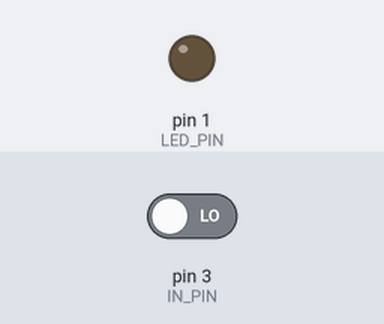
The sketch below on a simulated Arduino Uno, built with avr-gcc and run on an emulated ATmega328P. On the bench: output pins drawn as LEDs (lit = HIGH). Dashed ring = blinking. The inputs (shaded band) are chosen by the test bench; at power-on: pin 3 (IN_PIN) LOW.

Above: at 1.2 s.
1.3 s: pin 3 (IN_PIN) driven HIGH
At 1.51 s:
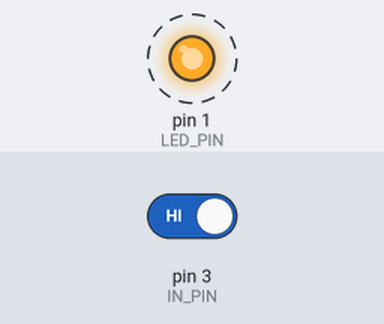
Timing chart, 0 to 4.3 s (numbered marks = the images above; inputs shaded):
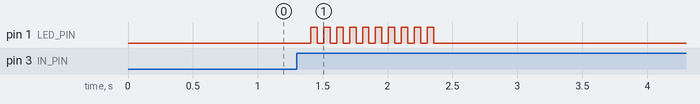

Measured:
- after the input at 1.3 s, pin 1 (LED_PIN): alternates HIGH for 0.05 s and LOW for 0.05 s, 20 changes in all, then stays LOW, starting after 0.11 s

The sketch:

infraredTinyOne.ino
```cpp
/**
    Infrared Action (Transmitter) - Mission Possible MK2
    Ward Melville HS Science Olympiad - Team A - 2017-2018
    infraredTinyOne.ino
    Purpose: Sends a continuous stream of 50 millisecond pulses separated by 50 milliseconds using an infrared LED.

    @author David Cutting
    @version 1.1 1/26/2018
*/

// Definitions for microcontroller pin numbers
const int IN_PIN = 3;
const int LED_PIN = 1;

// Variables for states of the pins
bool inState = LOW;
bool outState = LOW;

// Variables and constants for the debounce code
unsigned int counter = 0;
const int DEBOUNCE_COUNT = 50;
long time = 0;

void setup() {
  // Set the microcontroller pins as either inputs or outputs
  pinMode(IN_PIN, INPUT);
  pinMode(LED_PIN, OUTPUT);
  digitalWrite(LED_PIN, LOW);
}

void loop() {

  if(millis() != time && outState == LOW) { // If more than one millisecond has elapsed since the last loop...
    inState = digitalRead(IN_PIN); // Read the current state of the probe and store it

    if(inState == HIGH) { // If the state of the probe is low (quarter is present)...
      counter++; // Increment the counter
    }
    else { // Otherwise...
       counter = 0; // Reset the counter
    }
    if(counter >= DEBOUNCE_COUNT) { //  If the counter is greater than the debounce threshold...
      counter = 0; // Reset the counter
      outState = HIGH; // Set the trigger state to high
      for(int i=0; i<10; i++){
        digitalWrite(LED_PIN, HIGH);
        delay(50);
        digitalWrite(LED_PIN, LOW);
        delay(50);
      }
    }
    time = millis(); // Record the current time in milliseconds
  }

}
```
